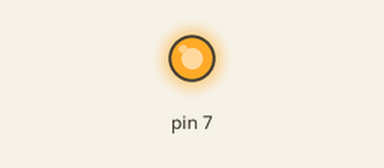
Recording of a sketch running on a simulated Arduino Uno, built with avr-gcc and run on an emulated ATmega328P. Shown: output pins drawn as LEDs (lit = HIGH).

Above: at 0.5 s.
At 5.2 s:
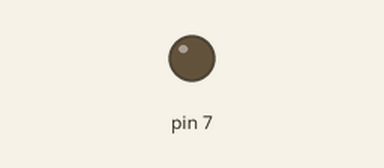
Timing chart, 0 to 8.5 s (numbered marks = the images above):
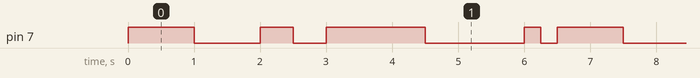

Measured:
- by itself, pin 7: repeats every 6.5 s: LOW 1.0 s, HIGH 0.50 s, LOW 0.50 s, HIGH 1.5 s, LOW 1.5 s, HIGH 0.25 s, LOW 0.25 s, HIGH 1.0 s
- by itself, everything shown: repeats every 6.5 s, in 8 steps

The sketch:

Lesson_2_3.ino
```cpp
void setup() {
	// initialize digital pin 7 as an output
	Serial.begin(9600);
	pinMode(7, OUTPUT);
}

void loop() {
	blink(1000);
	blink(500);
	blink(1500);
	blink(250);
}

void blink(int delayMs) {
	digitalWrite(7, HIGH); // turn the LED on
	delay(delayMs);
	digitalWrite(7, LOW);  // turn the LED off
	delay(delayMs);
}
```
